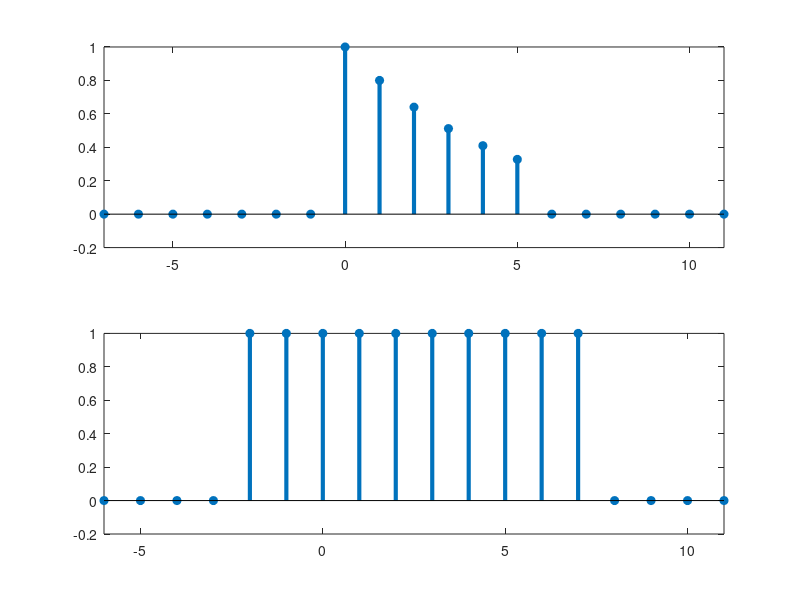

This chart was generated by the following MATLAB code:

n=-12:11;
escalon = @(n) n>=0;
x = zeros(20)
x = (4/5).^n.*(escalon(n)-escalon(n-6));
subplot(211)
stem(n,x,'filled','LineWidth',3)
xlim([-7 11]);
ylim([-.2 1])

subplot(212)
h = zeros(1,33);
n=-12:20;
h = escalon(n+2)-escalon(n-8);
stem(n,h,'filled','LineWidth',3)
xlim([-6 11]);
ylim([-.2 1])